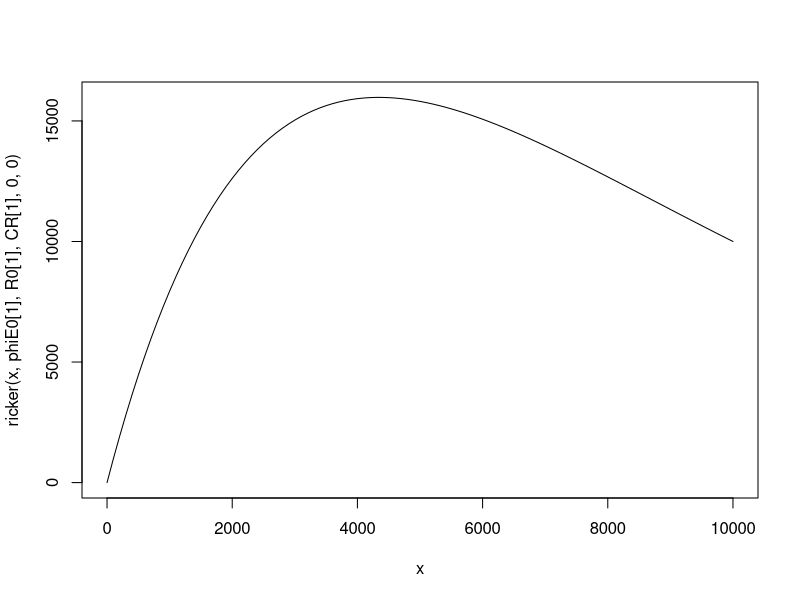
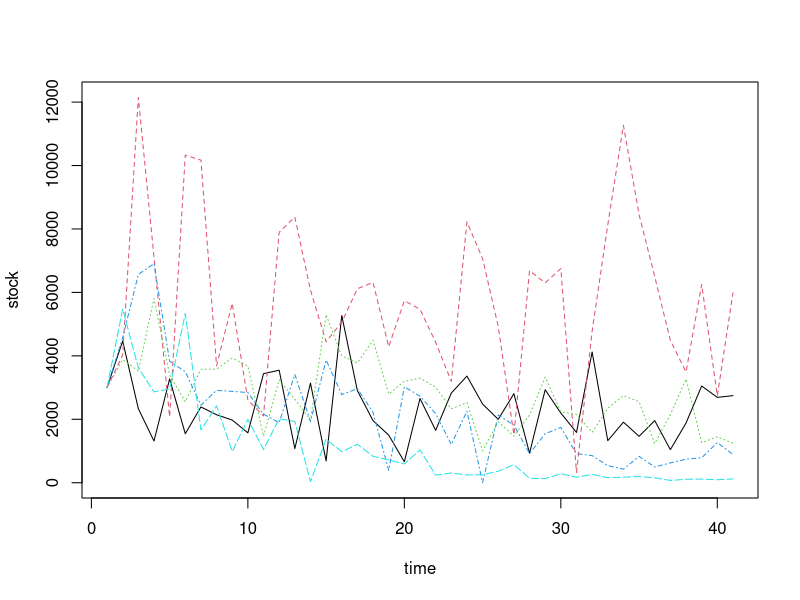
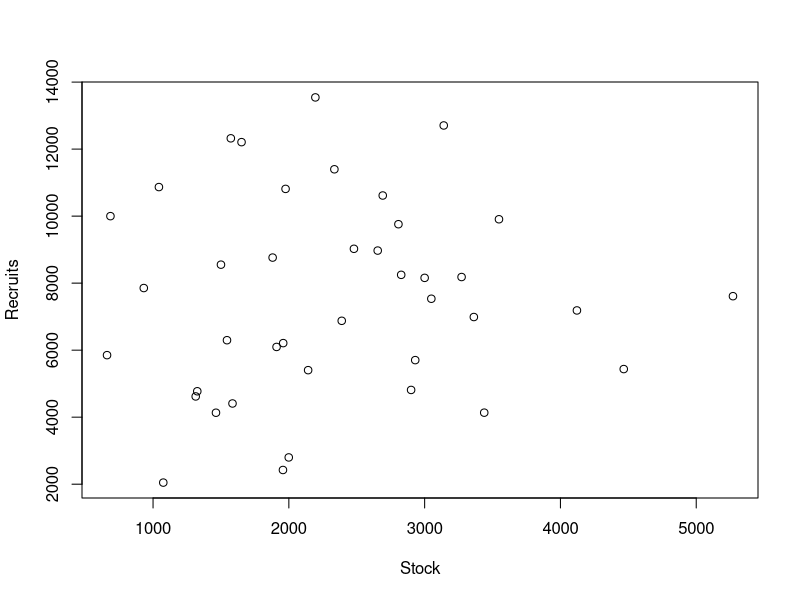
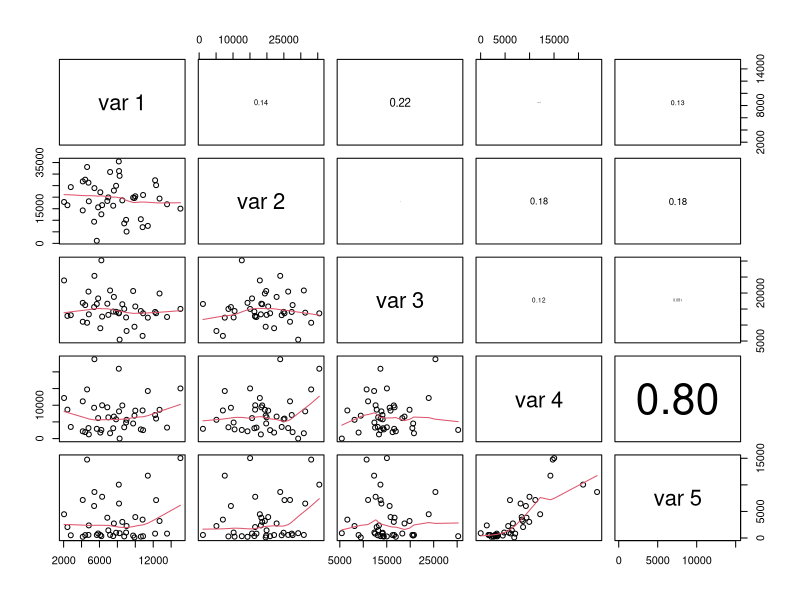
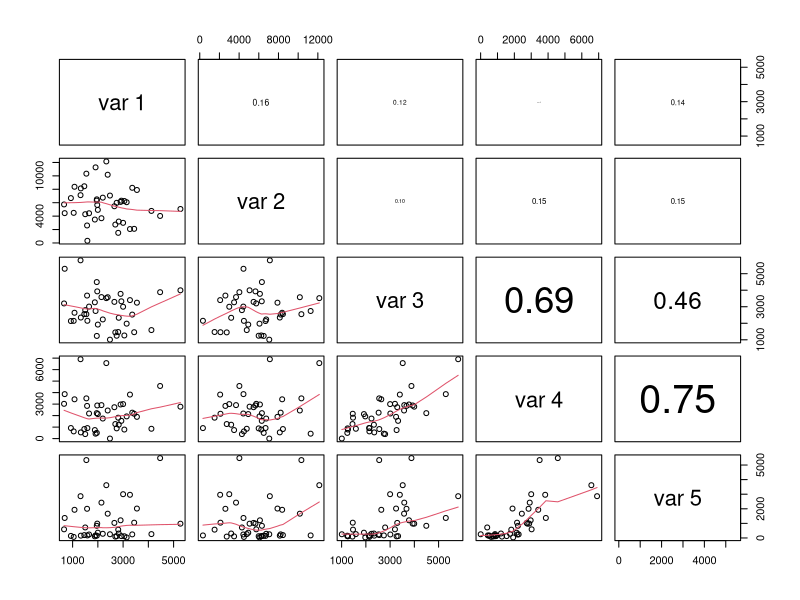
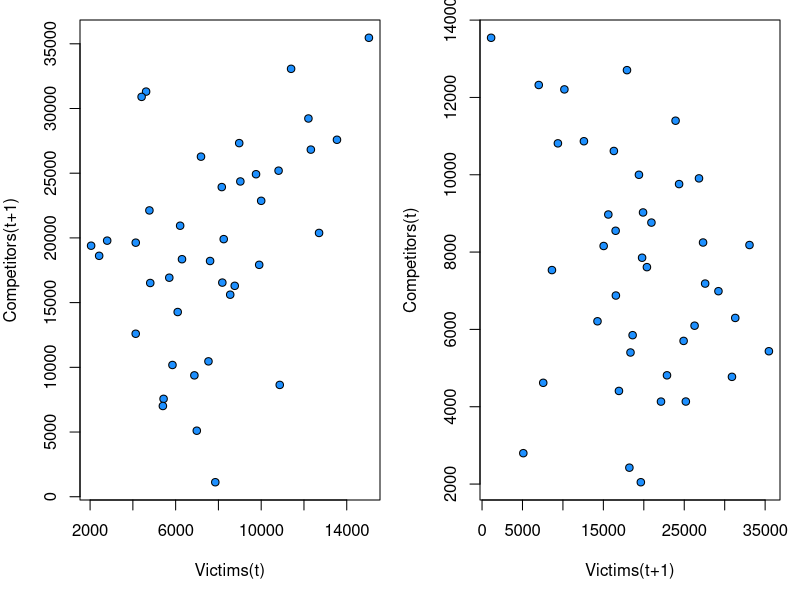
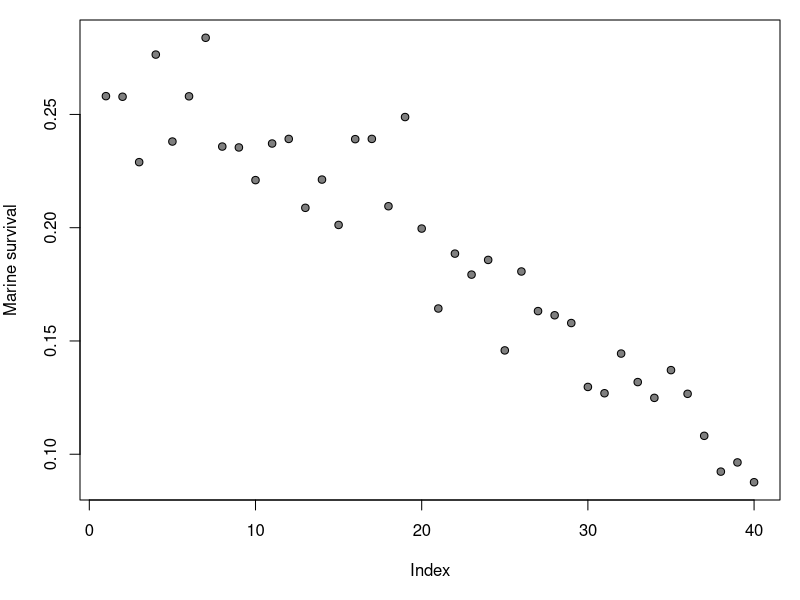

Here is the R script that generated these plots, in order: (Note: this script raises an error after producing the figures.)
rm(list=ls(all=T))

get_beta <- function(mean,cv) #function that returns the alpha and beta shape parameters of a beta distribution, based on the mean and variation of a given beta distribution
{
  sd <- mean*cv
  alpha <- -((mean*(mean^2+sd^2-mean))/sd^2)
  beta <- alpha/mean-alpha
  return(list(alpha=alpha,beta=beta))
}

panel.cor <- function(x, y, digits = 2, prefix = "", cex.cor, ...)
{
  usr <- par("usr"); on.exit(par(usr))
  par(usr = c(0, 1, 0, 1))
  r <- abs(cor(x, y))
  txt <- format(c(r, 0.123456789), digits = digits)[1]
  txt <- paste0(prefix, txt)
  if(missing(cex.cor)) cex.cor <- 0.8/strwidth(txt)
  text(0.5, 0.5, txt, cex = cex.cor * r)
}

ricker <- function(stock,phiE0,R0,CR,beta,comp)
{
  a <- CR/phiE0
  b <- log(CR)/((R0+sum(beta*comp))*phiE0)
  recruits <- a*stock*exp(-b*stock)
  return(recruits)
}

ricker_lin <- function(stock,a,b,alpha,beta,comp,t)
{
  la_t <- log(a)+alpha*t
  b_t <- b+sum(beta*comp)
  recruits <- exp(la_t)*stock*exp(-b_t*stock)
  return(recruits)
}

Nspecies <- 5
Nyears <- 40

recCV <- rep(0.4,Nspecies)
phiE0 <- rep(1,Nspecies) # equilibrium eggs per recruit
R0 <- rep(1e4,Nspecies) # equilibrium recruitment
CR <- c(10,10,10,10,10) # recruitment compensation ratio for Ricker (Forrest et al. 2010 CJFAS)
mSurv <- rep(0.3,Nspecies)
mInits <- 1/(1+exp(-log(mSurv/(1-mSurv))))
mar.CV <- rep(0.1,Nspecies)

a <- CR/phiE0
b <- log(CR)/(R0*phiE0)

alpha <- c(0,0,0,-5e-2,-1e-1) # slope in alpha through time
marTrend <- c(0,0,-5e-3,0,0)

curve(ricker(x,phiE0[1],R0[1],CR[1],0,0),from=0,to=R0[1])


competition <- matrix(0,nrow=Nspecies,ncol=Nspecies,byrow=T,dimnames=list("victims"=1:Nspecies,"competitors"=1:Nspecies))
competition[1,2] <- 1
competition[2,1] <- -1
competition[4,3] <- 0
diag(competition) <- 0

competition <- competition
beta <- competition*1e-8 # scale competition coefficients for b

stock <- matrix(NA,ncol=Nspecies,nrow=Nyears+1)
recruits <- matrix(NA,ncol=Nspecies,nrow=Nyears+1)

stock[1,] <- R0*mSurv
recruits[1,] <- sapply(1:Nspecies,function(x){ricker_lin("stock"=stock[1,x],"a"=a[x],"b"=b[x],"alpha"=0,"beta"=rep(0,Nspecies),"comp"=rep(1,Nspecies),"t"=1)})

for(i in 2:(Nyears+1))
{
  # do logistic regression on marine survival
  shape <- get_beta(pmax(0,pmin(mSurv+marTrend*i,1)),mar.CV)
  mSurv.noise <- rbeta(Nspecies,shape$alpha,shape$beta)
  stock[i,] <- recruits[i-1,]*mSurv.noise
  #mnRec <- sapply(1:Nspecies,function(x){ricker("stock"=stock[i,x],"phiE0"=phiE0[x],"R0"=R0[x],"CR"=CR[x],"beta"=competition[x,],"comp"=recruits[i-1,])})
  
  mnRec <- sapply(1:Nspecies,function(x){ricker_lin("stock"=stock[1,x],"a"=a[x],"b"=b[x],"alpha"=alpha[x],"beta"=beta[x,],"comp"=recruits[i-1,],"t"=i)})
  
  recruits[i,] <- pmax(0.1,rnorm(Nspecies,mean=mnRec,sd=mnRec*recCV))
}

species <- 2
c(R0[species],R0[species]+sum(competition[species,]*stock[i,]))

matplot(1:(Nyears+1),stock,type="l",xlab="time")
plot(stock[1:Nyears,1],recruits[2:(Nyears+1),1],xlab="Stock",ylab="Recruits")

pairs(recruits,upper.panel=panel.cor,lower.panel=panel.smooth)
pairs(stock,upper.panel=panel.cor,lower.panel=panel.smooth)

layout(matrix(1:2,ncol=2))
par(mar=c(5,4,1,1))
plot(recruits[1:Nyears,1],recruits[2:(Nyears+1),2],xlab="Victims(t)",ylab="Competitors(t+1)",pch=21,bg="dodgerblue")
plot(recruits[1:Nyears,2],recruits[2:(Nyears+1),1],ylab="Competitors(t)",xlab="Victims(t+1)",pch=21,bg="dodgerblue")

layout(matrix(1))
plot(stock[2:(Nyears+1),3]/recruits[1:Nyears,3],ylab="Marine survival",pch=21,bg="grey50")

# model degrees of freedom
df <- sum(length(a),length(b),length(alpha),length(beta)-length(diag(beta)),length(),Nspecies) # number of parameters including variance terms
length(recruits)/df

stockRec <- list("stock"=stock,"recruits"=recruits,"Nyears"=nrow(recruits),"Nspecies"=ncol(recruits))

saveRDS(stockRec,"stockRec.rds")
